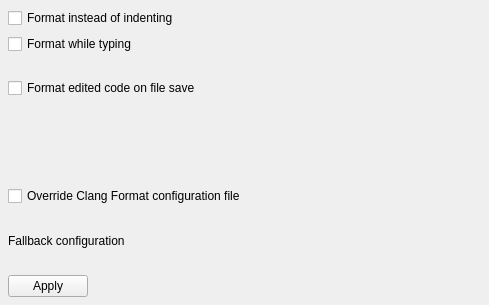
<?xml version="1.0" encoding="UTF-8"?>
<ui version="4.0">
 <class>ClangFormat::ClangFormatConfigWidget</class>
 <widget class="QWidget" name="ClangFormat::ClangFormatConfigWidget">
  <property name="geometry">
   <rect>
    <x>0</x>
    <y>0</y>
    <width>489</width>
    <height>305</height>
   </rect>
  </property>
  <property name="windowTitle">
   <string/>
  </property>
  <layout class="QVBoxLayout" name="verticalLayout">
   <property name="leftMargin">
    <number>8</number>
   </property>
   <property name="topMargin">
    <number>8</number>
   </property>
   <property name="rightMargin">
    <number>8</number>
   </property>
   <property name="bottomMargin">
    <number>8</number>
   </property>
   <item>
    <widget class="QCheckBox" name="formatAlways">
     <property name="text">
      <string>Format instead of indenting</string>
     </property>
    </widget>
   </item>
   <item>
    <widget class="QCheckBox" name="formatWhileTyping">
     <property name="text">
      <string>Format while typing</string>
     </property>
    </widget>
   </item>
   <item>
    <layout class="QHBoxLayout" name="horizontalLayout_3">
     <item>
      <widget class="QCheckBox" name="formatOnSave">
       <property name="text">
        <string>Format edited code on file save</string>
       </property>
      </widget>
     </item>
     <item>
      <widget class="QLabel" name="fileSaveWarning">
       <property name="text">
        <string/>
       </property>
      </widget>
     </item>
     <item>
      <spacer name="horizontalSpacer_2">
       <property name="orientation">
        <enum>Qt::Horizontal</enum>
       </property>
       <property name="sizeHint" stdset="0">
        <size>
         <width>40</width>
         <height>20</height>
        </size>
       </property>
      </spacer>
     </item>
    </layout>
   </item>
   <item>
    <widget class="QLabel" name="projectHasClangFormat">
     <property name="text">
      <string/>
     </property>
    </widget>
   </item>
   <item>
    <widget class="QCheckBox" name="overrideDefault">
     <property name="text">
      <string>Override Clang Format configuration file</string>
     </property>
    </widget>
   </item>
   <item>
    <widget class="QLabel" name="fallbackConfig">
     <property name="text">
      <string>Fallback configuration</string>
     </property>
    </widget>
   </item>
   <item>
    <layout class="QHBoxLayout" name="horizontalLayout_2">
    </layout>
   </item>
   <item>
    <layout class="QHBoxLayout" name="horizontalLayout">
     <item>
      <widget class="QPushButton" name="applyButton">
       <property name="text">
        <string>Apply</string>
       </property>
      </widget>
     </item>
     <item>
      <spacer name="horizontalSpacer">
       <property name="orientation">
        <enum>Qt::Horizontal</enum>
       </property>
       <property name="sizeHint" stdset="0">
        <size>
         <width>40</width>
         <height>20</height>
        </size>
       </property>
      </spacer>
     </item>
    </layout>
   </item>
  </layout>
 </widget>
 <resources/>
 <connections/>
</ui>
